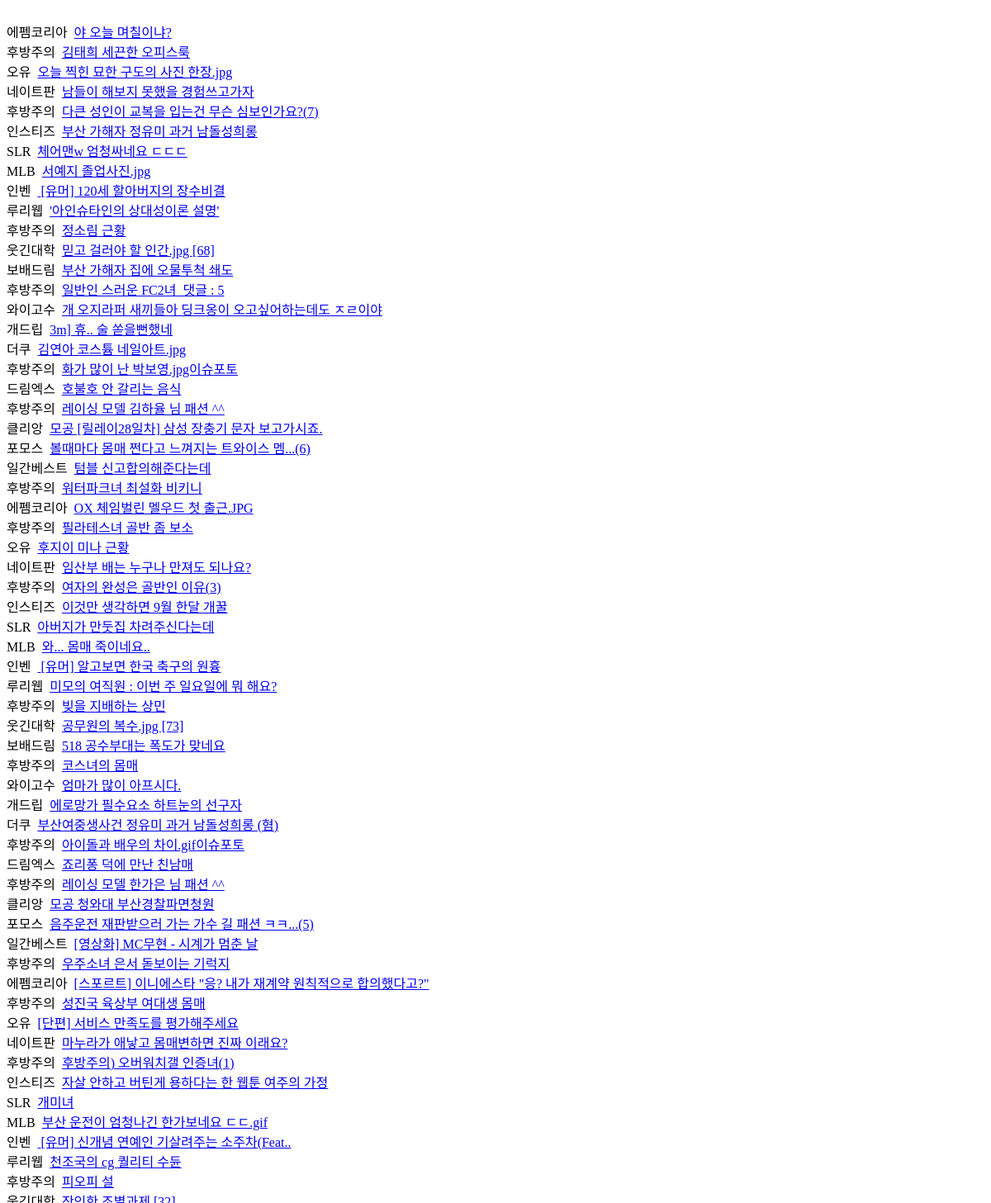
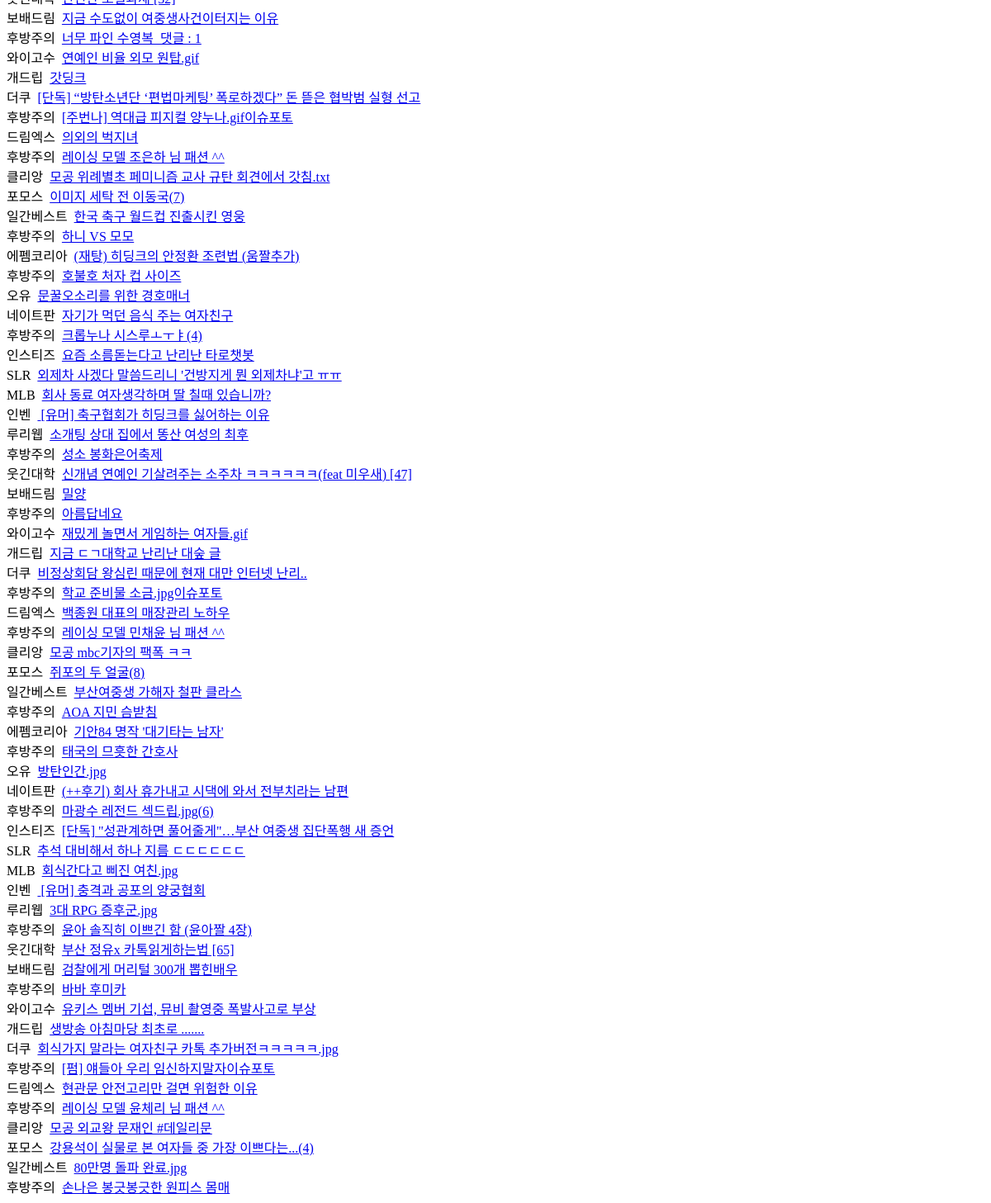
Page /blog/crawling/ajax on the earlier database version (2 pictures, top to bottom).
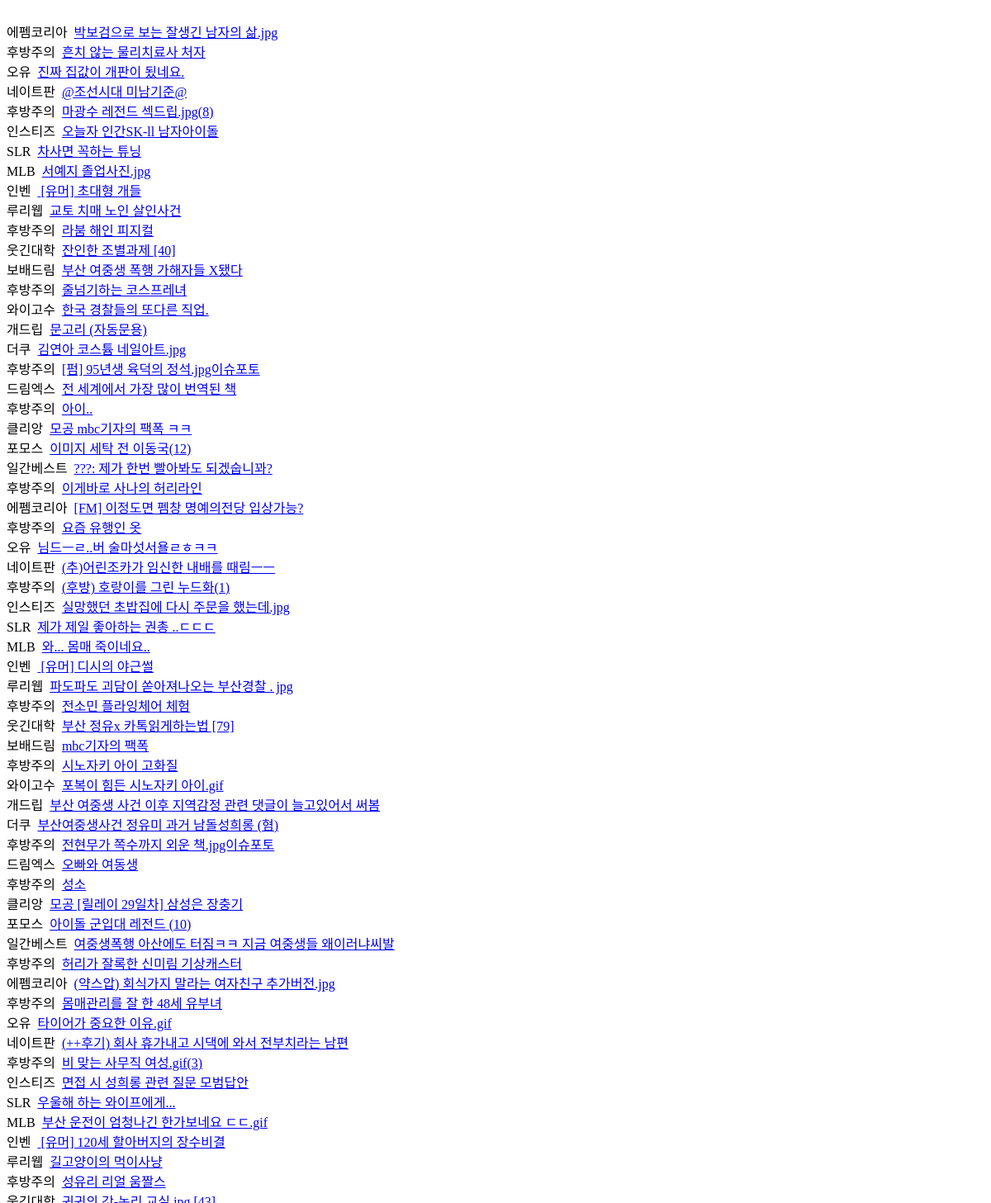
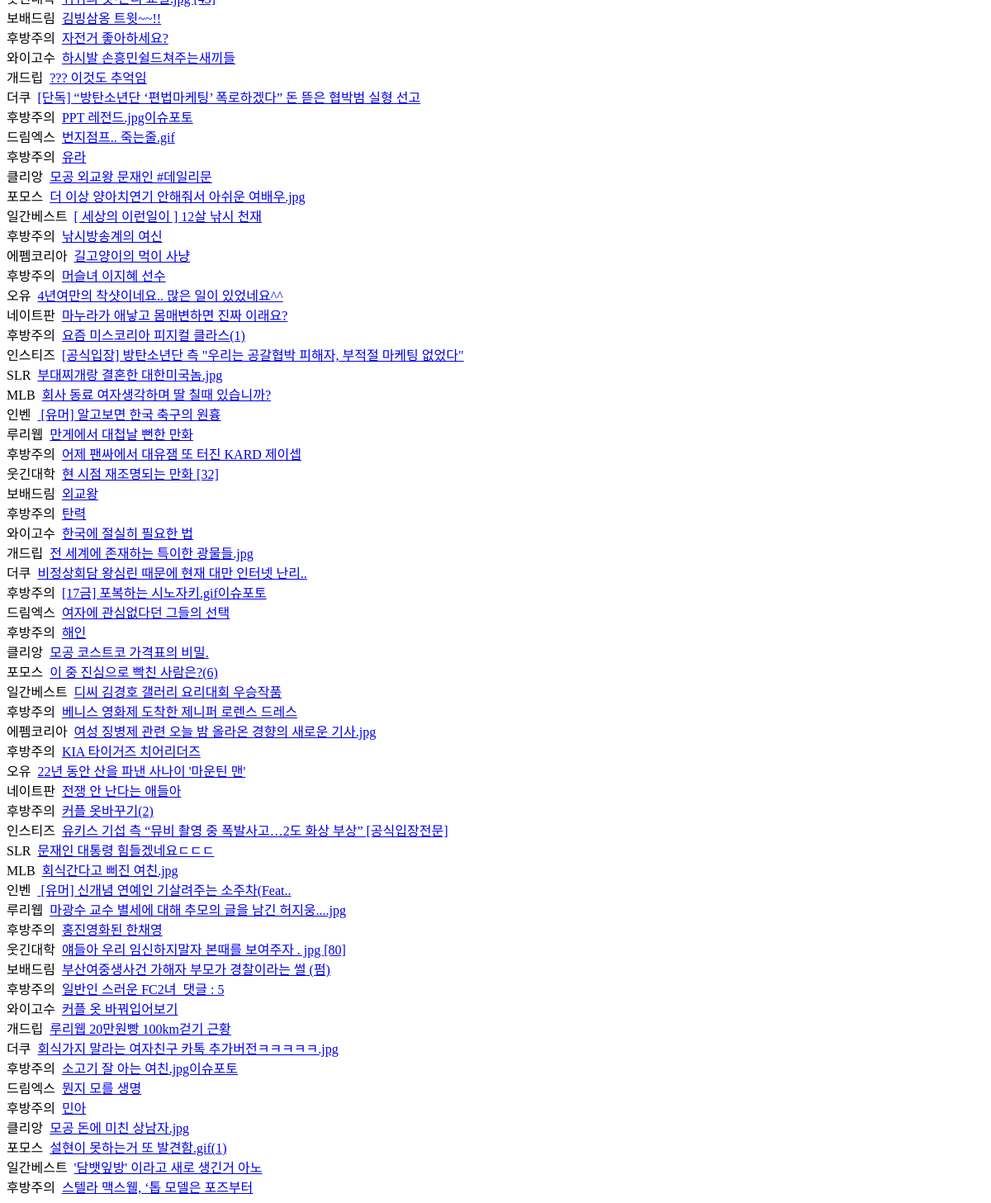
Same page on the later database version (2 pictures, top to bottom).
### blog/models.py (models this page shows, shortened)
class CrawlingData(models.Model):
    instiz = models.CharField(max_length=200, blank=True)
    link_instiz = models.URLField( blank=True)
    clien = models.CharField(max_length=200, blank=True)
    link_clien = models.URLField( blank=True)
    fmkorea = models.CharField(max_length=200, blank=True)
    link_fmkorea = models.URLField( blank=True)
    ou = models.CharField(max_length=200, blank=True)
    link_ou = models.URLField( blank=True)
    pan = models.CharField(max_length=200, blank=True)
    link_pan = models.URLField( blank=True)
    slr = models.CharField(max_length=200, blank=True)
    link_slr = models.URLField( blank=True)
    mlb = models.CharField(max_length=200, blank=True)
    link_mlb = models.URLField( blank=True)
    inben = models.CharField(max_length=200, blank=True)
    link_inben = models.URLField( blank=True)
    ruri = models.CharField(max_length=200, blank=True)
    link_ruri = models.URLField( blank=True)
    utde = models.CharField(max_length=200, blank=True)
    link_utde = models.URLField( blank=True)
    bobe = models.CharField(max_length=200, blank=True)
    link_bobe = models.URLField( blank=True)
    ygosu = models.CharField(max_length=200, blank=True)
    link_ygosu = models.URLField( blank=True)
    drip = models.CharField(max_length=200, blank=True)
    link_drip = models.URLField( blank=True)
    theqoo = models.CharField(max_length=200, blank=True)
    link_theqoo = models.URLField( blank=True)
    dogge = models.CharField(max_length=200, blank=True)
    link_dogge = models.URLField( blank=True)
    namsung = models.CharField(max_length=200, blank=True)
    link_namsung = models.URLField( blank=True)
    flash1 = models.CharField(max_length=200, blank=True)
    link_flash1 = models.URLField( blank=True)
    flash2 = models.CharField(max_length=200, blank=True)
    link_flash2 = models.URLField( blank=True)
    dream1 = models.CharField(max_length=200, blank=True)
    link_dream1 = models.URLField( blank=True)
    dream2 = models.CharField(max_length=200, blank=True)
    link_dream2 = models.URLField( blank=True)
    bobe2 = models.CharField(max_length=200, blank=True)
    link_bobe2 = models.URLField( blank=True)
    fomos1 = models.CharField(max_length=200, blank=True)
    link_fomos1 = models.URLField( blank=True)
    fomos2 = models.CharField(max_length=200, blank=True)
    link_fomos2 = models.URLField( blank=True)
    ilbe = models.CharField(max_length=200, blank=True)
    link_ilbe = models.URLField( blank=True)

### blog/views.py (the view)
def crawling_ajax(request): #Ajax 로 호출하는 함수
        crawling = CrawlingData.objects.all().order_by('id')
        paginator = Paginator(crawling,5)
        page = request.GET.get('page')
        try:
            crawling = paginator.page(page)
        except PageNotAnInteger:
            crawling = paginator.page(1)
        except EmptyPage:
            crawling = paginator.page(paginator.num_pages) #FIXEME: 데이터가 없으면 맨 끝 페이지를 계속 호출, 그러니 데이터가 이제 없다는 alert 넣기
        context = {'crawling':crawling}
        return render(request, 'blog/crawlingdata_list_ajax.html', context) #Ajax 로 호출하는 템플릿은 _ajax로 표시.

### blog/templates/blog/crawlingdata_list_ajax.html
<div class='instiz1'>
    <br>
    {%if crawling%}
      {% for crawling in crawling%}
         <table class='list'>
         <div class='first'>에펨코리아&nbsp;&nbsp;<a href='{{crawling.link_fmkorea}}' target="_blank">{{crawling.fmkorea}}</a></div>
         <div class='first'>후방주의&nbsp;&nbsp;<a href='//{{crawling.link_flash2}}' target="_blank">{{crawling.flash2}}</a></div>
         <div class='first'>오유&nbsp;&nbsp;<a href='//{{crawling.link_ou}}' target="_blank">{{crawling.ou}}</a></div>
         <div class='first'>네이트판&nbsp;&nbsp;<a href='{{crawling.link_pan}}' target="_blank">{{crawling.pan}}</a></div>
         <div class='first'>후방주의&nbsp;&nbsp;<a href='//{{crawling.link_fomos1}}' target="_blank">{{crawling.fomos1}}</a></div>
         <div class='first'>인스티즈&nbsp;&nbsp;<a href='//{{crawling.link_instiz}}' target="_blank">{{crawling.instiz}}</a></div>
         <div class='first'>SLR&nbsp;&nbsp;<a href='//{{crawling.link_slr}}' target="_blank">{{crawling.slr}}</a></div>
         <div class='first'>MLB&nbsp;&nbsp;<a href='{{crawling.link_mlb}}' target="_blank">{{crawling.mlb}}</a></div>
         <div class='first'>인벤&nbsp;&nbsp;<a href='{{crawling.link_inben}}' target="_blank">{{crawling.inben}}</a></div>
         <div class='first'>루리웹&nbsp;&nbsp;<a href='{{crawling.link_ruri}}' target="_blank">{{crawling.ruri}}</a></div>
         <div class='first'>후방주의&nbsp;&nbsp;<a href='//{{crawling.link_dream1}}' target="_blank">{{crawling.dream1}}</a></div>
         <div class='first'>웃긴대학&nbsp;&nbsp;<a href='//{{crawling.link_utde}}' target="_blank">{{crawling.utde}}</a></div>
         <div class='first'>보배드림&nbsp;&nbsp;<a href='//{{crawling.link_bobe}}' target="_blank">{{crawling.bobe}}</a></div>
         <div class='first'>후방주의&nbsp;&nbsp;<a href='{{crawling.link_namsung}}' target="_blank">{{crawling.namsung}}</a></div>
         <div class='first'>와이고수&nbsp;&nbsp;<a href='{{crawling.link_ygosu}}' target="_blank">{{crawling.ygosu}}</a></div>
         <div class='first'>개드립&nbsp;&nbsp;<a href='{{crawling.link_drip}}' target="_blank">{{crawling.drip}}</a></div>
         <div class='first'>더쿠&nbsp;&nbsp;<a href='//{{crawling.link_theqoo}}' target="_blank">{{crawling.theqoo}}</a></div>
         <div class='first'>후방주의&nbsp;&nbsp;<a href='{{crawling.link_dogge}}' target="_blank">{{crawling.dogge}}</a></div>
         <div class='first'>드림엑스&nbsp;&nbsp;<a href='//{{crawling.link_dream2}}' target="_blank">{{crawling.dream2}}</a></div>
         <div class='first'>후방주의&nbsp;&nbsp;<a href='//{{crawling.link_bobe2}}' target="_blank">{{crawling.bobe2}}</a></div>
         <div class='first'>클리앙&nbsp;&nbsp;<a href='//{{crawling.link_clien}}' target="_blank">{{crawling.clien}}</a></div>
         <div class='first'>포모스&nbsp;&nbsp;<a href='//{{crawling.link_fomos2}}' target="_blank">{{crawling.fomos2}}</a></div>
         <div class='first'>일간베스트&nbsp;&nbsp;<a href='{{crawling.link_ilbe}}' target="_blank">{{crawling.ilbe}}</a></div>
         <div class='first'>후방주의&nbsp;&nbsp;<a href='//{{crawling.link_flash1}}' target="_blank">{{crawling.flash1}}</a></div>
        </table>
       {%endfor%}
    {%else%}
    <p>데이터가 부족합니다.정보가 업데이트 될 때까지 기다려주세요. </p>
    {%endif%}
</div>

Differences in the rows shown:
removed CrawlingData: fmkorea "야 오늘 며칠이냐?", flash2 "김태희 세끈한 오피스룩", ou "오늘 찍힌 묘한 구도의 사진 한장.jpg", pan "남들이 해보지 못했을 경험쓰고가자", fomos1 "다큰 성인이 교복을 입는건 무슨 심보인가요?(7)", instiz "부산 가해자 정유미 과거 남돌성희롱", slr "체어맨w 엄청싸네요 ㄷㄷㄷ", mlb "서예지 졸업사진.jpg", inben "[유머] 120세 할아버지의 장수비결", ruri "'아인슈타인의 상대성이론 설명'", dream1 "정소림 근황", utde "믿고 걸러야 할 인간.jpg [68]", bobe "부산 가해자 집에 오물투척 쇄도", namsung "일반인 스러운 FC2녀 댓글 : 5", ygosu "개 오지라퍼 새끼들아 딩크옹이 오고싶어하는데도 ㅈㄹ이야", drip "3m] 휴.. 술 쏟을뻔했네", theqoo "김연아 코스튬 네일아트.jpg", dogge "화가 많이 난 박보영.jpg이슈포토", dream2 "호불호 안 갈리는 음식", bobe2 "레이싱 모델 김하율 님 패션 ^^", clien "모공 [릴레이28일차] 삼성 장충기 문자 보고가시죠.", fomos2 "볼때마다 몸매 쩐다고 느껴지는 트와이스 멤...(6)", ilbe "텀블 신고합의해준다는데", flash1 "워터파크녀 최설화 비키니"
removed CrawlingData: fmkorea "OX 체임벌린 멜우드 첫 출근.JPG", flash2 "필라테스녀 골반 좀 보소", ou "후지이 미나 근황", pan "임산부 배는 누구나 만져도 되나요?", fomos1 "여자의 완성은 골반인 이유(3)", instiz "이것만 생각하면 9월 한달 개꿀", slr "아버지가 만둣집 차려주신다는데", mlb "와... 몸매 죽이네요..", inben "[유머] 알고보면 한국 축구의 원흉", ruri "미모의 여직원 : 이번 주 일요일에 뭐 해요?", dream1 "빚을 지배하는 상민", utde "공무원의 복수.jpg [73]", bobe "518 공수부대는 폭도가 맞네요", namsung "코스녀의 몸매", ygosu "엄마가 많이 아프시다.", drip "에로망가 필수요소 하트눈의 선구자", theqoo "부산여중생사건 정유미 과거 남돌성희롱 (혐)", dogge "아이돌과 배우의 차이.gif이슈포토", dream2 "죠리퐁 덕에 만난 친남매", bobe2 "레이싱 모델 한가은 님 패션 ^^", clien "모공 청와대 부산경찰파면청원", fomos2 "음주운전 재판받으러 가는 가수 길 패션 ㅋㅋ...(5)", ilbe "[영상화] MC무현 - 시계가 멈춘 날", flash1 "우주소녀 은서 돋보이는 기럭지"
removed CrawlingData: fmkorea "[스포르트] 이니에스타 \"응? 내가 재계약 원칙적으로 합의했다고?\"", flash2 "성진국 육상부 여대생 몸매", ou "[단편] 서비스 만족도를 평가해주세요", pan "마누라가 애낳고 몸매변하면 진짜 이래요?", fomos1 "후방주의) 오버워치갤 인증녀(1)", instiz "자살 안하고 버틴게 용하다는 한 웹툰 여주의 가정", slr "개미녀", mlb "부산 운전이 엄청나긴 한가보네요 ㄷㄷ.gif", inben "[유머] 신개념 연예인 기살려주는 소주차(Feat..", ruri "천조국의 cg 퀄리티 수듄", dream1 "피오피 설", utde "잔인한 조별과제 [32]", bobe "지금 수도없이 여중생사건이터지는 이유", namsung "너무 파인 수영복 댓글 : 1", ygosu "연예인 비율 외모 원탑.gif", drip "갓딩크", theqoo "[단독] “방탄소년단 ‘편법마케팅’ 폭로하겠다” 돈 뜯은 협박범 실형 선고", dogge "[주번나] 역대급 피지컬 양누나.gif이슈포토", dream2 "의외의 벅지녀", bobe2 "레이싱 모델 조은하 님 패션 ^^", clien "모공 위례별초 페미니즘 교사 규탄 회견에서 갓침.txt", fomos2 "이미지 세탁 전 이동국(7)", ilbe "한국 축구 월드컵 진출시킨 영웅", flash1 "하니 VS 모모"
removed CrawlingData: fmkorea "(재탕) 히딩크의 안정환 조련법 (움짤추가)", flash2 "호불호 처자 컵 사이즈", ou "문꿀오소리를 위한 경호매너", pan "자기가 먹던 음식 주는 여자친구", fomos1 "크롭누나 시스루ㅗㅜㅑ(4)", instiz "요즘 소름돋는다고 난리난 타로챗봇", slr "외제차 사겠다 말씀드리니 '건방지게 뭔 외제차냐'고 ㅠㅠ", mlb "회사 동료 여자생각하며 딸 칠때 있습니까?", inben "[유머] 축구협회가 히딩크를 싫어하는 이유", ruri "소개팅 상대 집에서 똥산 여성의 최후", dream1 "성소 봉화은어축제", utde "신개념 연예인 기살려주는 소주차 ㅋㅋㅋㅋㅋㅋ(feat 미우새) [47]", bobe "밀양", namsung "아름답네요", ygosu "재밌게 놀면서 게임하는 여자들.gif", drip "지금 ㄷㄱ대학교 난리난 대숲 글", theqoo "비정상회담 왕심린 때문에 현재 대만 인터넷 난리..", dogge "학교 준비물 소금.jpg이슈포토", dream2 "백종원 대표의 매장관리 노하우", bobe2 "레이싱 모델 민채윤 님 패션 ^^", clien "모공 mbc기자의 팩폭 ㅋㅋ", fomos2 "쥐포의 두 얼굴(8)", ilbe "부산여중생 가해자 철판 클라스", flash1 "AOA 지민 슴받침"
removed CrawlingData: fmkorea "기안84 명작 '대기타는 남자'", flash2 "태국의 므흣한 간호사", ou "방탄인간.jpg", pan "(++후기) 회사 휴가내고 시댁에 와서 전부치라는 남편", fomos1 "마광수 레전드 섹드립.jpg(6)", instiz "[단독] \"성관계하면 풀어줄게\"…부산 여중생 집단폭행 새 증언", slr "추석 대비해서 하나 지름 ㄷㄷㄷㄷㄷㄷ", mlb "회식간다고 삐진 여친.jpg", inben "[유머] 충격과 공포의 양궁협회", ruri "3대 RPG 증후군.jpg", dream1 "윤아 솔직히 이쁘긴 함 (윤아짤 4장)", utde "부산 정유x 카톡읽게하는법 [65]", bobe "검찰에게 머리털 300개 뽑힌배우", namsung "바바 후미카", ygosu "유키스 멤버 기섭, 뮤비 촬영중 폭발사고로 부상", drip "생방송 아침마당 최초로 .......", theqoo "회식가지 말라는 여자친구 카톡 추가버전ㅋㅋㅋㅋㅋ.jpg", dogge "[펌] 얘들아 우리 임신하지말자이슈포토", dream2 "현관문 안전고리만 걸면 위험한 이유", bobe2 "레이싱 모델 윤체리 님 패션 ^^", clien "모공 외교왕 문재인 #데일리문", fomos2 "강용석이 실물로 본 여자들 중 가장 이쁘다는...(4)", ilbe "80만명 돌파 완료.jpg", flash1 "손나은 봉긋봉긋한 원피스 몸매"
added CrawlingData: fmkorea "박보검으로 보는 잘생긴 남자의 삶.jpg", flash2 "흔치 않는 물리치료사 처자", ou "진짜 집값이 개판이 됬네요.", pan "@조선시대 미남기준@", fomos1 "마광수 레전드 섹드립.jpg(8)", instiz "오늘자 인간SK-ll 남자아이돌", slr "차사면 꼭하는 튜닝", mlb "서예지 졸업사진.jpg", inben "[유머] 초대형 개들", ruri "교토 치매 노인 살인사건", dream1 "라붐 해인 피지컬", utde "잔인한 조별과제 [40]", bobe "부산 여중생 폭행 가해자들 X됐다", namsung "줄넘기하는 코스프레녀", ygosu "한국 경찰들의 또다른 직업.", drip "문고리 (자동문용)", theqoo "김연아 코스튬 네일아트.jpg", dogge "[펌] 95년생 육덕의 정석.jpg이슈포토", dream2 "전 세계에서 가장 많이 번역된 책", bobe2 "아이..", clien "모공 mbc기자의 팩폭 ㅋㅋ", fomos2 "이미지 세탁 전 이동국(12)", ilbe "???: 제가 한번 빨아봐도 되겠숩니꽈?", flash1 "이게바로 사나의 허리라인"
added CrawlingData: fmkorea "[FM] 이정도면 펨창 명예의전당 입상가능?", flash2 "요즘 유행인 옷", ou "님드ㅡㄹ..버 술마섯서욜ㄹㅎㅋㅋ", pan "(추)어린조카가 임신한 내배를 때림ㅡㅡ", fomos1 "(후방) 호랑이를 그린 누드화(1)", instiz "실망했던 초밥집에 다시 주문을 했는데.jpg", slr "제가 제일 좋아하는 권총 ..ㄷㄷㄷ", mlb "와... 몸매 죽이네요..", inben "[유머] 디시의 야근썰", ruri "파도파도 괴담이 쏟아져나오는 부산경찰 . jpg", dream1 "전소민 플라잉체어 체험", utde "부산 정유x 카톡읽게하는법 [79]", bobe "mbc기자의 팩폭", namsung "시노자키 아이 고화질", ygosu "포복이 힘든 시노자키 아이.gif", drip "부산 여중생 사건 이후 지역감정 관련 댓글이 늘고있어서 써봄", theqoo "부산여중생사건 정유미 과거 남돌성희롱 (혐)", dogge "전현무가 쪽수까지 외운 책.jpg이슈포토", dream2 "오빠와 여동생", bobe2 "성소", clien "모공 [릴레이 29일차] 삼성은 장충기", fomos2 "아이돌 군입대 레전드 (10)", ilbe "여중생폭행 아산에도 터짐ㅋㅋ 지금 여중생들 왜이러냐씨발", flash1 "허리가 잘록한 신미림 기상캐스터"
added CrawlingData: fmkorea "(약스압) 회식가지 말라는 여자친구 추가버전.jpg", flash2 "몸매관리를 잘 한 48세 유부녀", ou "타이어가 중요한 이유.gif", pan "(++후기) 회사 휴가내고 시댁에 와서 전부치라는 남편", fomos1 "비 맞는 사무직 여성.gif(3)", instiz "면접 시 성희롱 관련 질문 모범답안", slr "우울해 하는 와이프에게...", mlb "부산 운전이 엄청나긴 한가보네요 ㄷㄷ.gif", inben "[유머] 120세 할아버지의 장수비결", ruri "길고양이의 먹이사냥", dream1 "성유리 리얼 움짤스", utde "귀귀의 갓-논리 교실.jpg [43]", bobe "김빙삼옹 트윗~~!!", namsung "자전거 좋아하세요?", ygosu "하시발 손흥민쉴드쳐주는새끼들", drip "??? 이것도 추억임", theqoo "[단독] “방탄소년단 ‘편법마케팅’ 폭로하겠다” 돈 뜯은 협박범 실형 선고", dogge "PPT 레전드.jpg이슈포토", dream2 "번지점프.. 죽는줄.gif", bobe2 "유라", clien "모공 외교왕 문재인 #데일리문", fomos2 "더 이상 양아치연기 안해줘서 아쉬운 여배우.jpg", ilbe "[ 세상의 이런일이 ] 12살 낚시 천재", flash1 "낚시방송계의 여신"
added CrawlingData: fmkorea "길고양이의 먹이 사냥", flash2 "머슬녀 이지혜 선수", ou "4년여만의 착샷이네요.. 많은 일이 있었네요^^", pan "마누라가 애낳고 몸매변하면 진짜 이래요?", fomos1 "요즘 미스코리아 피지컬 클라스(1)", instiz "[공식입장] 방탄소년단 측 \"우리는 공갈협박 피해자, 부적절 마케팅 없었다\"", slr "부대찌개랑 결혼한 대한미국놈.jpg", mlb "회사 동료 여자생각하며 딸 칠때 있습니까?", inben "[유머] 알고보면 한국 축구의 원흉", ruri "만게에서 대첩날 뻔한 만화", dream1 "어제 팬싸에서 대유잼 또 터진 KARD 제이셉", utde "현 시점 재조명되는 만화 [32]", bobe "외교왕", namsung "탄력", ygosu "한국에 절실히 필요한 법", drip "전 세계에 존재하는 특이한 광물들.jpg", theqoo "비정상회담 왕심린 때문에 현재 대만 인터넷 난리..", dogge "[17금] 포복하는 시노자키.gif이슈포토", dream2 "여자에 관심없다던 그들의 선택", bobe2 "해인", clien "모공 코스트코 가격표의 비밀.", fomos2 "이 중 진심으로 빡친 사람은?(6)", ilbe "디씨 김경호 갤러리 요리대회 우승작품", flash1 "베니스 영화제 도착한 제니퍼 로렌스 드레스"
added CrawlingData: fmkorea "여성 징병제 관련 오늘 밤 올라온 경향의 새로운 기사.jpg", flash2 "KIA 타이거즈 치어리더즈", ou "22년 동안 산을 파낸 사나이 '마운틴 맨'", pan "전쟁 안 난다는 애들아", fomos1 "커플 옷바꾸기(2)", instiz "유키스 기섭 측 “뮤비 촬영 중 폭발사고…2도 화상 부상” [공식입장전문]", slr "문재인 대통령 힘들겠네요ㄷㄷㄷ", mlb "회식간다고 삐진 여친.jpg", inben "[유머] 신개념 연예인 기살려주는 소주차(Feat..", ruri "마광수 교수 별세에 대해 추모의 글을 남긴 허지웅....jpg", dream1 "홍진영화된 한채영", utde "얘들아 우리 임신하지말자 본때를 보여주자 . jpg [80]", bobe "부산여중생사건 가해자 부모가 경찰이라는 썰 (펌)", namsung "일반인 스러운 FC2녀 댓글 : 5", ygosu "커플 옷 바꿔입어보기", drip "루리웹 20만원빵 100km걷기 근황", theqoo "회식가지 말라는 여자친구 카톡 추가버전ㅋㅋㅋㅋㅋ.jpg", dogge "소고기 잘 아는 여친.jpg이슈포토", dream2 "뭔지 모를 생명", bobe2 "민아", clien "모공 돈에 미친 상남자.jpg", fomos2 "설현이 못하는거 또 발견함.gif(1)", ilbe "'담뱃잎방' 이라고 새로 생긴거 아노", flash1 "스텔라 맥스웰, ‘톱 모델은 포즈부터"
